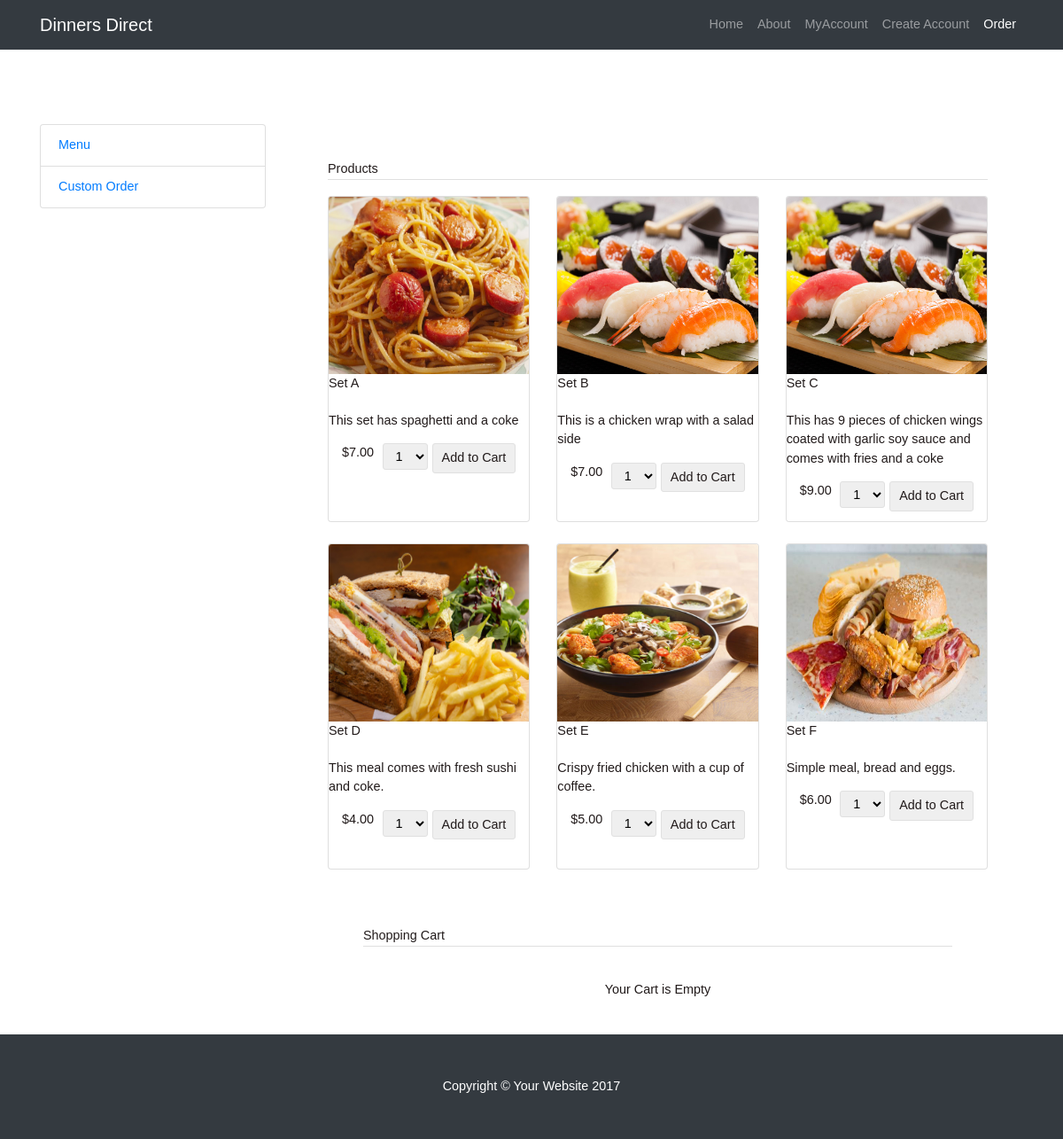
Page /menu.php on the committed database.
### tables this page shows
CREATE TABLE mealdeal (
                    ID int(10) UNSIGNED NOT NULL AUTO_INCREMENT,
                    name text NOT NULL,
                    code text NOT NULL,
                    price double(10,2) UNSIGNED NOT NULL,
                    image text,
                    description text NOT NULL,
 
                    PRIMARY KEY(ID)
);

### dbConnect.php (called while the page is built, shortened)
<?php
class DBConnect {
    private $host = "localhost";
    private $user = "root";
    private $password = "root";
    private $database = "dinnersdirect";
    private $connection;
    function __construct() {
        $this->connection = $this->connectDB();
    }
    function connectDB() {
        $connection = mysqli_connect($this->host,$this->user,$this->password,$this->database);
        return $connection;
    }
    function runQuery($query) {
        $result = mysqli_query($this->connection,$query);
        while($row=mysqli_fetch_assoc($result)) {
            $resultset[] = $row;
        }
        if(!empty($resultset))
            return $resultset;
    }
}
?>

### menu.php (the view, shortened to what this page needs)
<?php
require_once("dbConnect.php");
$db_handle = new DBConnect();
?>
<html xmlns="http://www.w3.org/1999/html">
<head>
    <link href="vendor/bootstrap/css/bootstrap.min.css" rel="stylesheet">
    <link href="css/menu.css" rel="stylesheet">
</head>
<body>
<nav class="navbar navbar-expand-lg navbar-dark bg-dark fixed-top">
    <div class="container">
        <a class="navbar-brand" href="index.php">Dinners Direct</a>
        <div class="index.html" collapse="navbar-collapse" id="navbarResponsive">
            <ul class="navbar-nav ml-auto">
                <li class="nav-item">
                    <a class="nav-link" href="index.php">Home
                    </a>
                </li>
                <li class="nav-item">
                    <a class="nav-link" href="about.html">About</a>
                </li>
                <li class="nav-item">
                    <a class="nav-link" href="phpdata/pullorderdata.php">MyAccount</a>
                </li>
                <li class="nav-item">
                    <a class="nav-link" href="createnewaccount.html">Create Account</a>
                </li>
                <li class="nav-item active">
                    <a class="nav-link" href="order.php">Order</a>
                </li>
            </ul>
        </div>
    </div>
</nav>
<div class="container">
    <div class="row">
        <div class="col-lg-3">
            <br><br>
            <br><br>
            <div class="list-group">
                <a href="menu.php" class="list-group-item">Menu</a>
                <a href="order.php" class="list-group-item">Custom Order</a>
            </div>
        </div>
        <div class="col-lg-9">
            <br><br>
            <br><br>
            <div id="product-grid">
                <div class="txt-heading">Products</div>
                <div class="row">
                    <?php
                    $product_array = $db_handle->runQuery("SELECT * FROM mealdeal ORDER BY id ASC");
                    if (!empty($product_array)) {
                        foreach($product_array as $key=>$value){
                            ?>
                            <div class="col-lg-4 col-md-6 mb-4" >
                                <div class="card" style="height: 23rem;">
                                    <form method="post" action="menu.php?action=add&code=<?php echo $product_array[$key]["code"]; ?>">
                                        <img class="card-img-top" style="height: 200px;" src="<?php echo $product_array[$key]["image"]; ?>">
                                        <div class="product-title"><?php echo $product_array[$key]["name"]; ?></div>
                                        <div class="product-description"><?php echo $product_array[$key]["description"]; ?></div>
                                        <div class="product-tile-footer">
                                            <div class="product-price"><?php echo "$".$product_array[$key]["price"]; ?></div>
                                            <div class="cart-action">
                                                <select class="product-quantity" name="quantity">
                                                    <option selected="selected">1</option>
                                                </select>
                                                <input type="submit" value="Add to Cart" class="btnAddAction" /></div>
                                        </div>
                                    </form>
                                </div>
                            </div>
                            <?php
                        }
                    }
                    ?>
                </div>
                <div id="shopping-cart">
                    <div class="txt-heading">Shopping Cart</div>
                    <?php
                    if(isset($_SESSION["cart_item"])){
                        $total_quantity = 0;
                        $total_price = 0;
                        ?>
                        <table class="tbl-cart" cellpadding="10" cellspacing="1">
                            <tbody>
                            <tr>
                                <th style="text-align:left;">Name</th>
                                <th style="text-align:left;">Code</th>
                                <th style="text-align:right;" width="5%">Quantity</th>
                                <th style="text-align:right;" width="10%">Unit Price</th>
                                <th style="text-align:right;" width="10%">Price</th>
                                <th style="text-align:center;" width="5%">Remove</th>
                            </tr>
                            <?php
                            foreach ($_SESSION["cart_item"] as $item){
                                $item_price = $item["quantity"]*$item["price"];
                                ?>
                                <tr>
                                    <td><img src="<?php echo $item["image"]; ?>" class="cart-item-image" /><?php echo $item["name"]; ?></td>
                                    <td><?php echo $item["code"]; ?></td>
                                    <td style="text-align:right;"><?php echo $item["quantity"]; ?></td>
                                    <td  style="text-align:right;"><?php echo "$ ".$item["price"]; ?></td>
                                    <td  style="text-align:right;"><?php echo "$ ". number_format($item_price,2); ?></td>
                                    <td style="text-align:center;"><a href="menu.php?action=remove&code=<?php echo $item["code"]; ?>" ><img class="btnRemoveAction" src="img/delete.png" alt="Remove Item" /></a></td>
                                </tr>
                                <?php
                                $total_quantity += $item["quantity"];
                                $total_price += ($item["price"]*$item["quantity"]);
                            }
                            ?>
                            <tr>
                                <td colspan="2" align="right">Total:</td>
                                <td align="right"><?php echo $total_quantity; ?></td>
                                <td align="right" colspan="2"><strong><?php echo "$ ".number_format($total_price, 2); ?></strong></td>
                                <td></td>
                            </tr>
                            </tbody>
                        </table>
                        <?php
                    } else {
                        ?>
                        <div class="no-records">Your Cart is Empty</div>
                        <?php
                    }
                        ?>
                </div>
            </div>
        </div>
    </div>
</div>
<footer class="py-5 bg-dark">
    <div class="container">
        <p class="m-0 text-center text-white">Copyright &copy; Your Website 2017</p>
    </div>
</footer>
</body>
</html>

### css/menu.css (style rules this page uses)
body { font-family: Arial; color: #211a1a; font-size: 0.9em; padding-top: 54px; }
#shopping-cart { margin: 40px; }
#product-grid { margin: 40px; }
.txt-heading { color: #211a1a; border-bottom: 1px solid #E0E0E0; overflow: auto; }
.btnAddAction { padding: 5px 10px; margin-left: 5px; background-color: #efefef; border: #E0E0E0 1px solid; color: #211a1a; float: right; text-decoration: none; border-radius: 3px; cursor: pointer; }
#product-grid .txt-heading { margin-bottom: 18px; }
.product-title { margin-bottom: 20px; }
.product-price { float:left; }
.cart-action { float: right; }
.product-quantity { padding: 5px 10px; border-radius: 3px; border: #E0E0E0 1px solid; }
.product-tile-footer { padding: 15px 15px 0px 15px; overflow: auto; }
.no-records { text-align: center; clear: both; margin: 38px 0px; }
.card-img-top { height: 200px; }

### rows in the picture
mealdeal: image (picture), name "Set A", description "This set has spaghetti and a coke", price "7.00"
mealdeal: image (picture), name "Set B", description "This is a chicken wrap with a salad side", price "7.00"
mealdeal: image (picture), name "Set C", description "This has 9 pieces of chicken wings coated with garlic soy sauce and comes with fries and a coke", price "9.00"
mealdeal: image (picture), name "Set D", description "This meal comes with fresh sushi and coke.", price "4.00"
mealdeal: image (picture), name "Set E", description "Crispy fried chicken with a cup of coffee.", price "5.00"
mealdeal: image (picture), name "Set F", description "Simple meal, bread and eggs.", price "6.00"
